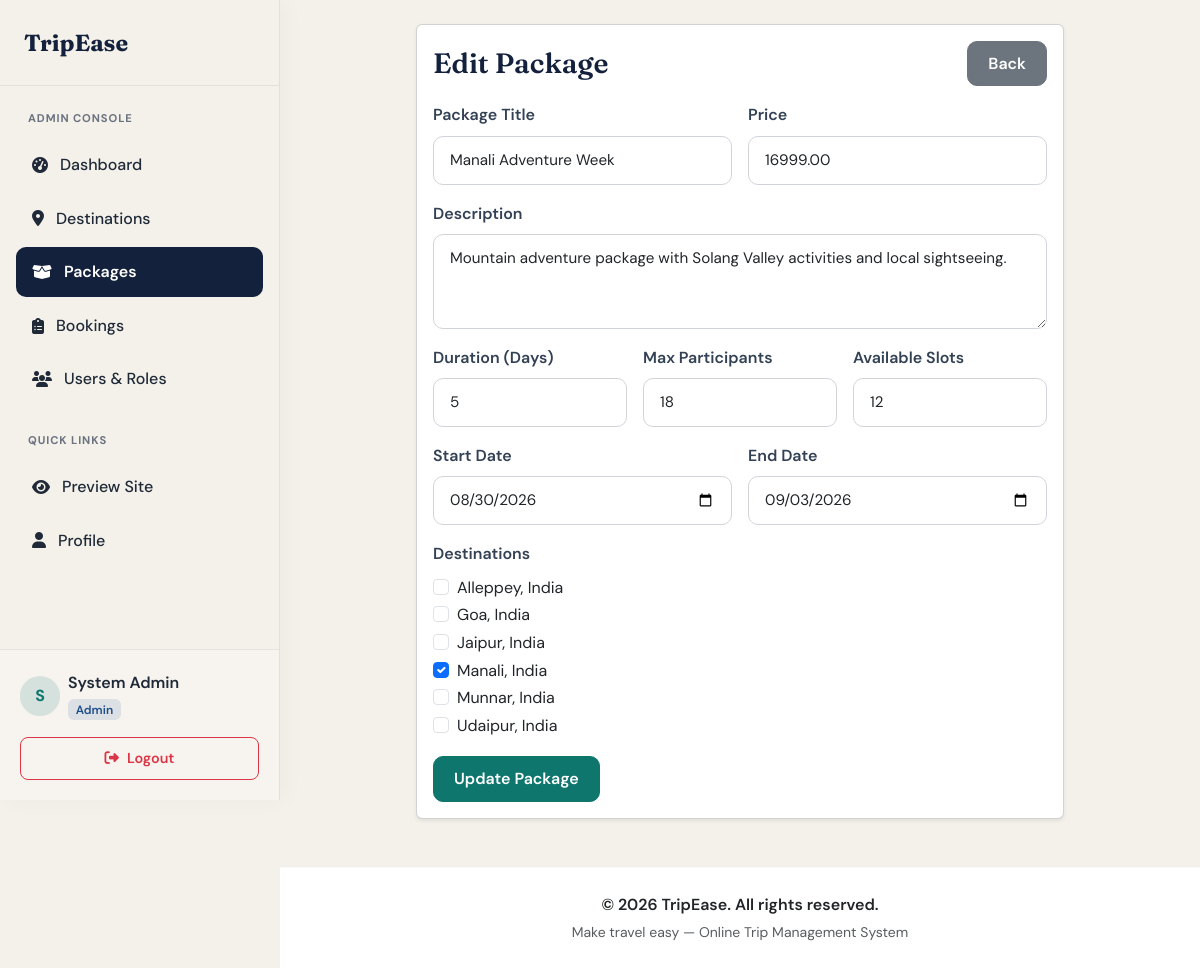
The app's page /admin/packages/edit.php?id=4 (signed in) with its own data.
### tables this page shows
CREATE TABLE IF NOT EXISTS packages (
    package_id INT AUTO_INCREMENT PRIMARY KEY,
    title VARCHAR(180) NOT NULL,
    description TEXT NOT NULL,
    price DECIMAL(10,2) NOT NULL DEFAULT 0.00,
    duration_days INT NOT NULL,
    max_participants INT NOT NULL DEFAULT 1,
    available_slots INT NOT NULL DEFAULT 1,
    image VARCHAR(255) NULL,
    inclusions TEXT NULL,
    exclusions TEXT NULL,
    start_date DATE NULL,
    end_date DATE NULL,
    created_by INT NOT NULL,
    status ENUM('active', 'inactive') NOT NULL DEFAULT 'active',
    created_at TIMESTAMP NOT NULL DEFAULT CURRENT_TIMESTAMP,
    updated_at TIMESTAMP NOT NULL DEFAULT CURRENT_TIMESTAMP ON UPDATE CURRENT_TIMESTAMP,
    CONSTRAINT fk_packages_created_by FOREIGN KEY (created_by) REFERENCES users(user_id) ON DELETE RESTRICT
);

CREATE TABLE IF NOT EXISTS destinations (
    destination_id INT AUTO_INCREMENT PRIMARY KEY,
    name VARCHAR(120) NOT NULL,
    country VARCHAR(120) NOT NULL,
    description TEXT NULL,
    image VARCHAR(255) NULL,
    status ENUM('active', 'inactive') NOT NULL DEFAULT 'active',
    created_at TIMESTAMP NOT NULL DEFAULT CURRENT_TIMESTAMP,
    updated_at TIMESTAMP NOT NULL DEFAULT CURRENT_TIMESTAMP ON UPDATE CURRENT_TIMESTAMP
);

### includes/app.php (called while the page is built, shortened)
<?php
function appUrl(string $path = ""): string
{
    $base = rtrim(APP_BASE_PATH, "/");
    return $base . "/" . ltrim($path, "/");
}

### admin/packages/edit.php (the view, shortened to what this page needs)
<?php
require_once __DIR__ . "/../../includes/header.php";
$packageId = (int)($_GET["id"] ?? $_POST["package_id"] ?? 0);
$packageStmt = $pdo->prepare(
    "SELECT package_id, title, description, price, duration_days, max_participants, available_slots, start_date, end_date, status
     FROM packages
     WHERE package_id = :id"
);
$packageStmt->execute(["id" => $packageId]);
$package = $packageStmt->fetch();
$destinations = $pdo->query(
    "SELECT destination_id, name, country, status
     FROM destinations
     WHERE status = 'active'
     ORDER BY name ASC"
)->fetchAll();
$selectedDestinationIds = $pdo->prepare("SELECT destination_id FROM package_destinations WHERE package_id = :id");
$selectedDestinationIds->execute(["id" => $packageId]);
$selectedDestinationIds = array_map("intval", array_column($selectedDestinationIds->fetchAll(), "destination_id"));
?>
<div class="row justify-content-center">
    <div class="col-lg-9">
        <div class="card shadow-sm">
            <div class="card-body">
                <div class="d-flex justify-content-between align-items-center mb-3">
                    <h3 class="mb-0">Edit Package</h3>
                    <a class="btn btn-secondary" href="<?= htmlspecialchars(appUrl('/admin/packages/list.php')) ?>">Back</a>
                </div>
                <?php if (!$destinations): ?>
                    <div class="alert alert-info mb-0">No active destinations available.</div>
                <?php else: ?>
                    <form method="post">
                        <div class="row g-3">
                            <div class="col-md-6">
                                <label class="form-label" for="package-title">Package Title</label>
                                <input class="form-control" id="package-title" name="title" value="<?= htmlspecialchars($package["title"]) ?>" required>
                            </div>
                            <div class="col-md-6">
                                <label class="form-label" for="package-price">Price</label>
                                <input class="form-control" id="package-price" type="number" name="price" step="0.01" min="0" value="<?= htmlspecialchars((string)$package["price"]) ?>" required>
                            </div>
                            <div class="col-md-12">
                                <label class="form-label" for="package-description">Description</label>
                                <textarea class="form-control" id="package-description" name="description" rows="3" required><?= htmlspecialchars($package["description"]) ?></textarea>
                            </div>
                            <div class="col-md-4">
                                <label class="form-label" for="package-duration">Duration (Days)</label>
                                <input class="form-control" id="package-duration" type="number" name="duration_days" min="1" value="<?= (int)$package["duration_days"] ?>" required>
                            </div>
                            <div class="col-md-4">
                                <label class="form-label" for="package-max-participants">Max Participants</label>
                                <input class="form-control" id="package-max-participants" type="number" name="max_participants" min="1" value="<?= (int)$package["max_participants"] ?>" required>
                            </div>
                            <div class="col-md-4">
                                <label class="form-label" for="package-available-slots">Available Slots</label>
                                <input class="form-control" id="package-available-slots" type="number" name="available_slots" min="1" value="<?= (int)$package["available_slots"] ?>" required>
                            </div>
                            <div class="col-md-6">
                                <label class="form-label" for="package-start-date">Start Date</label>
                                <input class="form-control" id="package-start-date" type="date" name="start_date" value="<?= htmlspecialchars((string)$package["start_date"]) ?>" required>
                            </div>
                            <div class="col-md-6">
                                <label class="form-label" for="package-end-date">End Date</label>
                                <input class="form-control" id="package-end-date" type="date" name="end_date" value="<?= htmlspecialchars((string)$package["end_date"]) ?>" required>
                            </div>
                            <div class="col-md-12">
                                <label class="form-label d-block">Destinations</label>
                                <?php foreach ($destinations as $destination): ?>
                                    <?php $isChecked = in_array((int)$destination["destination_id"], $selectedDestinationIds, true); ?>
                                    <div class="form-check">
                                        <input class="form-check-input" type="checkbox" id="destination-<?= (int)$destination["destination_id"] ?>" name="destination_ids[]" value="<?= (int)$destination["destination_id"] ?>" <?= $isChecked ? "checked" : "" ?>>
                                        <label class="form-check-label" for="destination-<?= (int)$destination["destination_id"] ?>">
                                            <?= htmlspecialchars($destination["name"]) ?>, <?= htmlspecialchars($destination["country"]) ?>
                                        </label>
                                    </div>
                                <?php endforeach; ?>
                            </div>
                        </div>
                        <button class="btn btn-primary mt-3" type="submit">Update Package</button>
                    </form>
                <?php endif; ?>
            </div>
        </div>
    </div>
</div>
<?php require_once __DIR__ . "/../../includes/footer.php"; ?>

### assets/css/style.css (style rules this page uses)
:root { --primary: #0f766e; --primary-hover: #0d5f59; --primary-light: rgba(15, 118, 110, 0.12); --secondary: #1d4e89; --accent: #c45c26; --accent-light: rgba(196, 92, 38, 0.12); --success: #15803d; --success-light: rgba(21, 128, 61, 0.12); --danger: #b91c1c; --danger-light: rgba(185, 28, 28, 0.12); --ink: #14213d; --bg-light: #f4f1ea; --bg-panel: #ffffff; --text-main: #1f2937; --text-muted: #6b7280; --card-border: rgba(20, 33, 61, 0.08); --card-shadow: 0 10px 30px rgba(20, 33, 61, 0.06); --card-hover-shadow: 0 18px 40px rgba(20, 33, 61, 0.1); }
body { font-family: 'DM Sans', sans-serif; color: var(--text-main); background-color: var(--bg-light); line-height: 1.6; }
.btn-primary { background-color: var(--primary); border-color: var(--primary); }
h1, h2, h3, h4, h5, h6, .navbar-brand { font-family: 'Fraunces', serif; font-weight: 600; color: var(--ink); }
.btn { font-weight: 600; padding: 0.6rem 1.25rem; border-radius: 10px; transition: all 0.2s ease; }
.form-control, .form-select { padding: 0.75rem 1rem; border-radius: 10px; border: 1px solid #d1d5db; font-size: 0.95rem; transition: all 0.2s ease; }
.form-label { font-weight: 600; color: #334155; margin-bottom: 0.5rem; }

### records on screen
packages: title "Manali Adventure Week", price "16999.00", description "Mountain adventure package with Solang Valley activities and local sightseeing.", duration_days "5", max_participants "18", available_slots "12", start_date "08/30/2026", end_date "09/03/2026"
destinations: name "Alleppey", country "India"
destinations: name "Goa", country "India"
destinations: name "Jaipur", country "India"
destinations: destination_id "☑", name "Manali", country "India"
destinations: name "Munnar", country "India"
destinations: name "Udaipur", country "India"

### other values on screen
substr($_SESSION["user_name"] ?? "U", 0, 1) "S"
$_SESSION["user_name"] "System Admin"
currentUserRole() "Admin"
